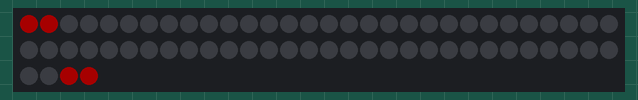
The sketch below on a simulated Arduino Uno, built with avr-gcc and run on an emulated ATmega328P. Shown: 64 RGB LEDs in strip order, left to right, continuing on the next row. Dim RGB values are drawn brighter than linear.

Above: at 0.05 s.
At 0.73 s:
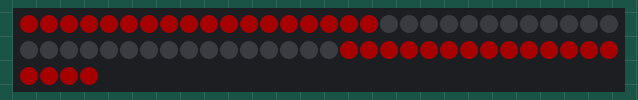
At 1.4 s:
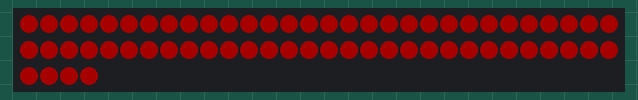

The sketch:

LightsaberLEDanimation2026.ino
```cpp
#include <FastLED.h>
#include <EEPROM.h>

#define LED_PIN     8
#define BRIGHTNESS  40
#define NUM_LEDS    64
#define LED_TYPE    WS2812
#define COLOR_ORDER GRB


CRGB leds[NUM_LEDS];
int ledsPerFrame = 1;
int frameDelay = 40;
int frameDelay2 = 1;
int startLed = 0;
int endLed = 63;

float r = 255;
float g = 0;
float b = 0;


void setup() {
  FastLED.addLeds<LED_TYPE, LED_PIN, COLOR_ORDER>(leds, NUM_LEDS);
  FastLED.setBrightness(BRIGHTNESS);
  unsigned int off[3] = { 0, 0, 0 };

  // LED animation setup
  for (int i = 0; i <= 31; i += ledsPerFrame) {
    leds[startLed + i] = CRGB(r, g, b);
    leds[endLed - i] = CRGB(r, g, b);
    FastLED.show();
    delay(frameDelay);
  }
}
void loop(){

}
```
